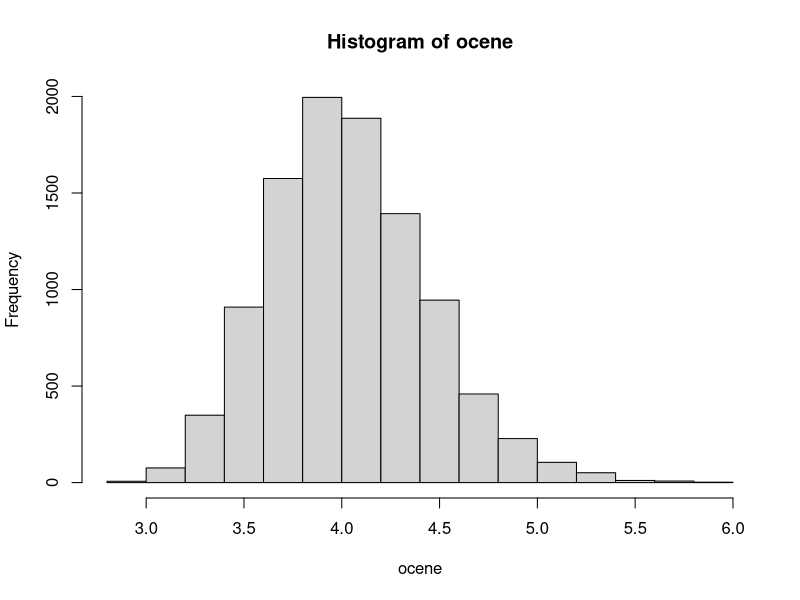
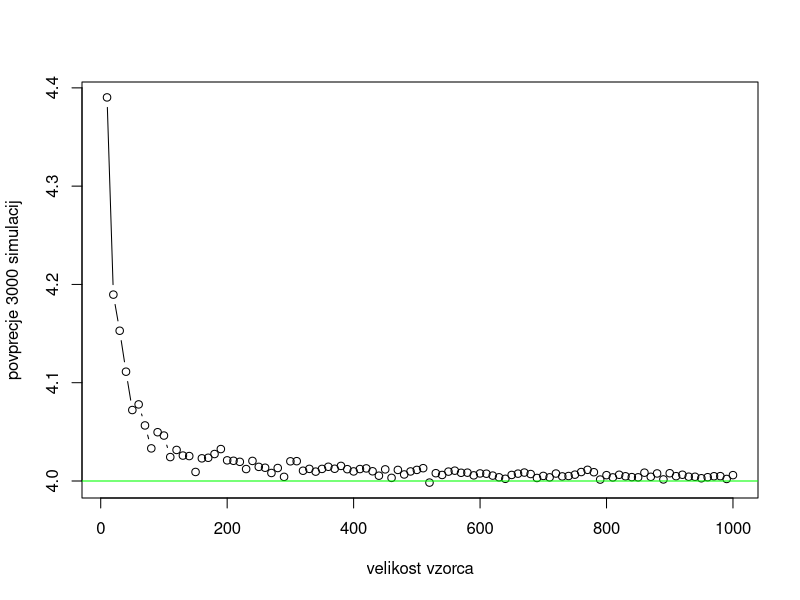
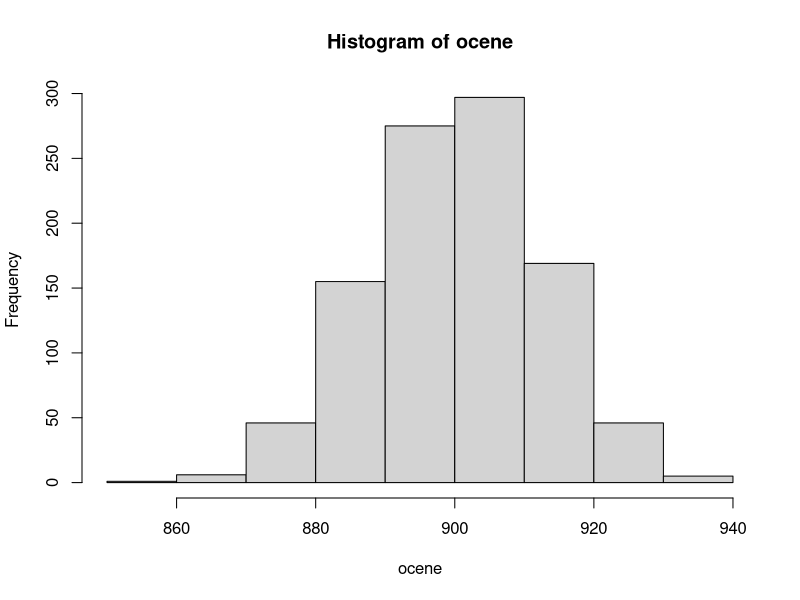

Reproduce these figures in R, in order.
## 6. naloga
# nepristranskost cenilke
n = 100
lambda = 4
# naredimo veliko vzorcev iz populacije
# izracunamo ocene (za cenilko h) vzorcev
# pogledamo, okrog katere vrednosti ocene variirajo (povprecje)
# nepristranska bi bila cenilka v primeru, ce bi ocene 
#variirale okrog 4 (lambda iz populacije)

ocenaVzorca  = function(){
  vzorec = rexp(n,rate=lambda)
  ocena = 1/mean(vzorec) # funkcija h
  return(ocena)
}
ocene = replicate(10000,ocenaVzorca())
mean(ocene)
hist(ocene)

###################### koda direktno iz PDF z vajami
#funkcija za izracun cenilke
cenilka = function(x){
  return(length(x)/sum(x))}

# definiramo funkcijo za simulacijo N vzorcev in izracun N ocen
simN = function(N,n){
  ocene = NULL # inicializiramo vektor simuliranih ocen
  for(i in 1:N){
    vzorec = rexp(n,rate=4)
    ocene = c(ocene,cenilka(vzorec))} # izracunamo cenilko
  return(ocene) #vrnemo vektor ocen
}

#doslednost
velikostVzorca = seq(10,1000,by = 10)
povpr = NULL
for(i in velikostVzorca){
  povpr = c(povpr,mean(simN(N=3000,n=i)))}
plot(velikostVzorca,povpr,xlab='velikost vzorca',
     ylab="povprecje 3000 simulacij",main="",type="b")
abline(h=4,col="green") # populacijska vrednost

## 8. naloga
# pristranska varianca (podcenjuje)
varianca = function(x){
  return(1/length(x) * sum((x-mean(x))^2))
}

# tocka a. izracunaj varianco za vzorec 10^4 N(120,30)
vzorec = rnorm(10^4,mean = 120, sd = 30)
# velik vzorec, prevlada doslednost nad pristranskostjo
# popul. varianca: 30^2 = 900
varianca(vzorec)
# da bi videli, okrog katere vrednosti se varianca giblje, naredimo simulacijo

simulacija = function(){
  vzorec = rnorm(10^4,mean = 120, sd = 30)
  return(varianca(vzorec))
}

ocene = replicate(1000, simulacija())
mean(ocene)
hist(ocene)

# tocka b. 
# "vzorec" razdeli na podvzorce velikosti 10 in zanje izracunaj varianco 
# potem pa izracunaj povprecno varianco vseh podvzorcev
zacIndeksi = seq(1,length(vzorec),by=10)

variance = NULL
for(i in zacIndeksi){
  variance = c(variance, varianca(vzorec[i:(i+9)]))
}
mean(variance)
